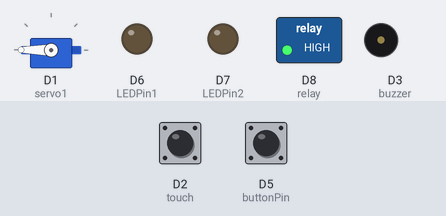
This sketch was run on a simulated ESP8266 (NodeMCU). Shown: servo, switched loads named in the sketch (green lamp = pin HIGH), output pins drawn as LEDs (lit = HIGH), buzzer (waves = sounding, pin HIGH). The test bench sets the inputs (shaded band); at power-on: D5 (buttonPin) HIGH, D2 (touch) LOW.

Above: at 1.3 s.
1.4 s: D5 (buttonPin) pulled LOW for 0.6 s
At 2.0 s:
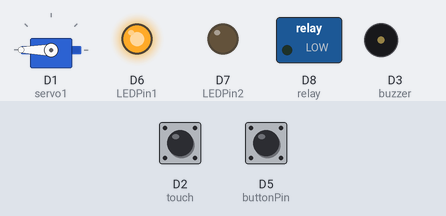
3.5 s: D2 (touch) pulled HIGH for 0.6 s
At 4.8 s:
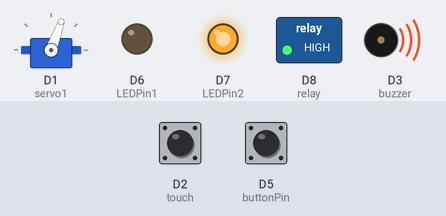
7.1 s: D5 (buttonPin) pulled LOW for 3.2 s
At 9.8 s:
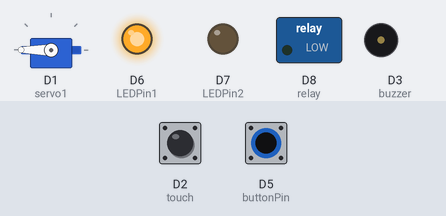
11.8 s: D2 (touch) pulled HIGH for 1 s
At 14.4 s:
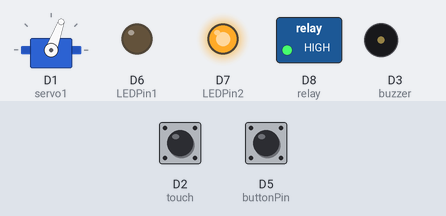
Timing chart, 0 to 16.0 s (numbered marks = the images above; inputs shaded):
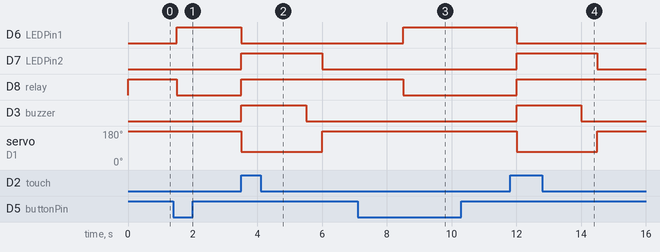

Measured:
- after the input at 1.4 s, D6 (LEDPin1): LOW → HIGH after 0.10 s; D8 (relay): HIGH → LOW after 0.10 s
- after the input at 3.5 s, D6 (LEDPin1): HIGH → LOW at once; D7 (LEDPin2): LOW → HIGH at once, → LOW 2.5 s later; D8 (relay): LOW → HIGH at once; D3 (buzzer): LOW → HIGH at once, → LOW 2.0 s later; servo on D1 (servo1): 180° → 70° at once, → 180° 2.5 s later
- after the input at 7.1 s, D6 (LEDPin1): LOW → HIGH after 1.4 s; D8 (relay): HIGH → LOW after 1.4 s
- after the input at 11.8 s, D6 (LEDPin1): HIGH → LOW after 0.20 s; D7 (LEDPin2): LOW → HIGH after 0.20 s, → LOW 2.5 s later; D8 (relay): LOW → HIGH after 0.20 s; D3 (buzzer): LOW → HIGH after 0.20 s, → LOW 2.0 s later; servo on D1 (servo1): 180° → 70° after 0.20 s, → 180° 2.5 s later

The sketch:

FleshSawUpdate.ino
```cpp
#include <Servo.h>

Servo servo1;//D1
const int touch = D2;
const int relay = D8;

int pos;

int LEDPin1=12;//D6
int LEDPin2=13;//D7
int buttonPin=14;//D5
#define buzzer D3
int buttonState = digitalRead(buttonPin);
int touchstate = digitalRead(touch);

  enum SawState {
  WAITING_TO_START,
  PERSON_DETECTED,
  STOPPING,
};

SawState currentState = WAITING_TO_START;
void setup() {
  Serial.begin(9600);
  pinMode(buzzer, OUTPUT);
  pinMode(touch, INPUT);
  pinMode(relay, OUTPUT);
  servo1.attach(5);
  servo1.write(180);

  pinMode(LEDPin1, OUTPUT);
  pinMode(LEDPin2, OUTPUT);
  pinMode(buttonPin,INPUT_PULLUP);
  digitalWrite(relay, HIGH);

}

void loop() {
int buttonState = digitalRead(buttonPin);
int touchstate = digitalRead(touch);
    switch (currentState) {
    case WAITING_TO_START:

    if (buttonState== LOW){
       digitalWrite(LEDPin1,HIGH);
       digitalWrite(relay, LOW);
     currentState = PERSON_DETECTED;
    }
      break;

    case PERSON_DETECTED:

      digitalWrite(relay, LOW);
      digitalWrite(LEDPin2,LOW);
      digitalWrite(LEDPin1,HIGH);

      if(touchstate==HIGH){
        digitalWrite(relay, HIGH);
      digitalWrite(LEDPin2,HIGH);
      digitalWrite(buzzer,HIGH);
      digitalWrite(LEDPin1,LOW);
      servo1.write(70);
      delay(2000);
      digitalWrite(buzzer,LOW);


      currentState = STOPPING;
      }

      break;

    case STOPPING:
        digitalWrite(LEDPin2,LOW);
      digitalWrite(LEDPin1,LOW);
         servo1.write(180);
         delay(2000);
        currentState = WAITING_TO_START;

      break;

  }

  delay(500); // Delay for stability
}
```
